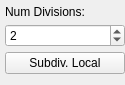
                         <widget class="QWidget" name="page_21">
                          <property name="geometry">
                           <rect>
                            <x>0</x>
                            <y>0</y>
                            <width>125</width>
                            <height>85</height>
                           </rect>
                          </property>
                          <property name="layoutDirection">
                           <enum>Qt::LeftToRight</enum>
                          </property>
                          <attribute name="label">
                           <string>Loop Subdiv.</string>
                          </attribute>
                          <attribute name="toolTip">
                           <string>Loop Subdivision (Local)</string>
                          </attribute>
                          <layout class="QVBoxLayout" name="verticalLayout_28">
                           <property name="spacing">
                            <number>5</number>
                           </property>
                           <property name="leftMargin">
                            <number>5</number>
                           </property>
                           <property name="topMargin">
                            <number>5</number>
                           </property>
                           <property name="rightMargin">
                            <number>0</number>
                           </property>
                           <property name="bottomMargin">
                            <number>5</number>
                           </property>
                           <item>
                            <widget class="QLabel" name="label_29">
                             <property name="text">
                              <string>Num Divisions:</string>
                             </property>
                            </widget>
                           </item>
                           <item>
                            <widget class="QSpinBox" name="sbLoopDivisionsL">
                             <property name="minimum">
                              <number>1</number>
                             </property>
                             <property name="value">
                              <number>2</number>
                             </property>
                            </widget>
                           </item>
                           <item>
                            <widget class="QPushButton" name="btnLoopSubdivideL">
                             <property name="text">
                              <string>Subdiv. Local</string>
                             </property>
                            </widget>
                           </item>
                           <item>
                            <spacer name="verticalSpacer_15">
                             <property name="orientation">
                              <enum>Qt::Vertical</enum>
                             </property>
                             <property name="sizeHint" stdset="0">
                              <size>
                               <width>20</width>
                               <height>40</height>
                              </size>
                             </property>
                            </spacer>
                           </item>
                          </layout>
                         </widget>
